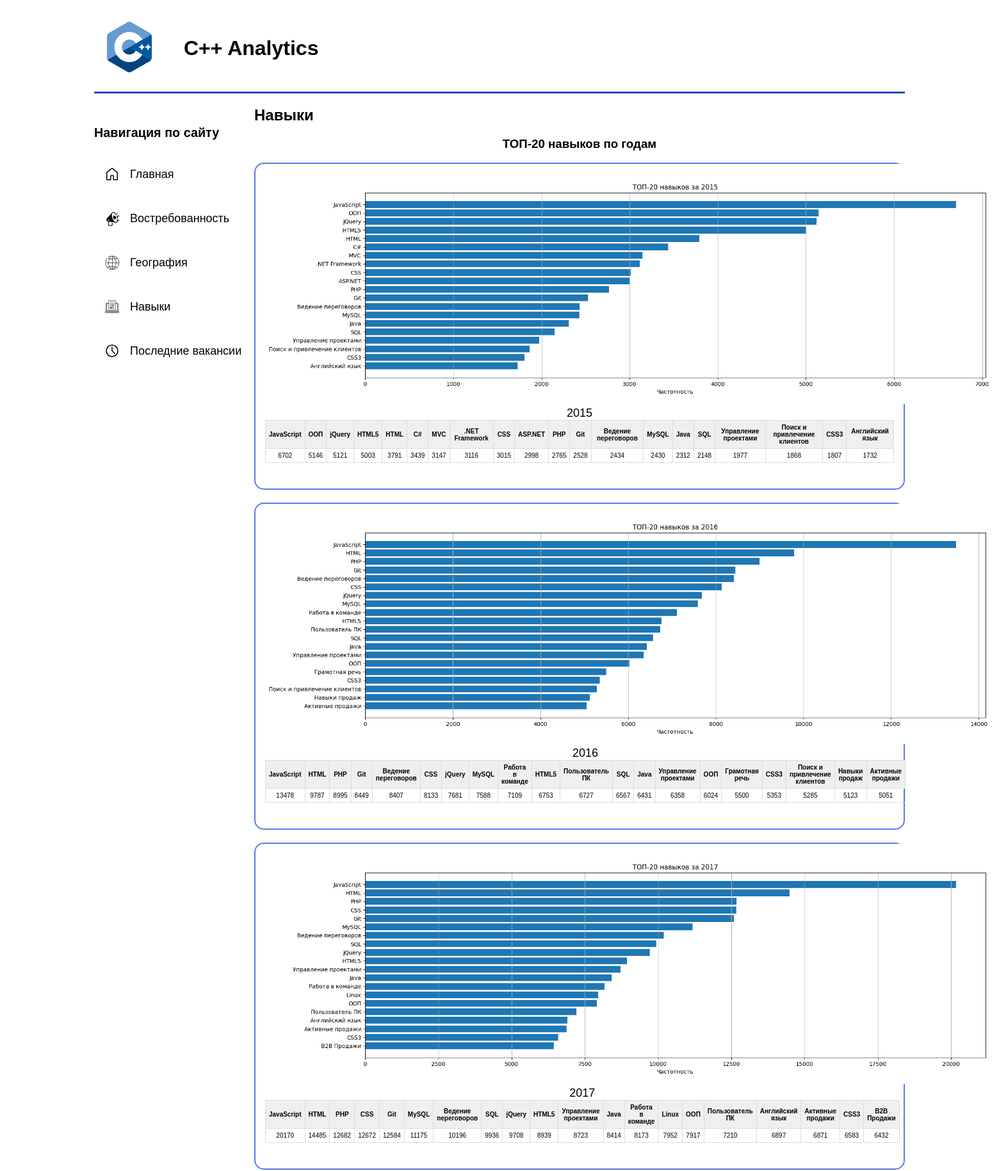
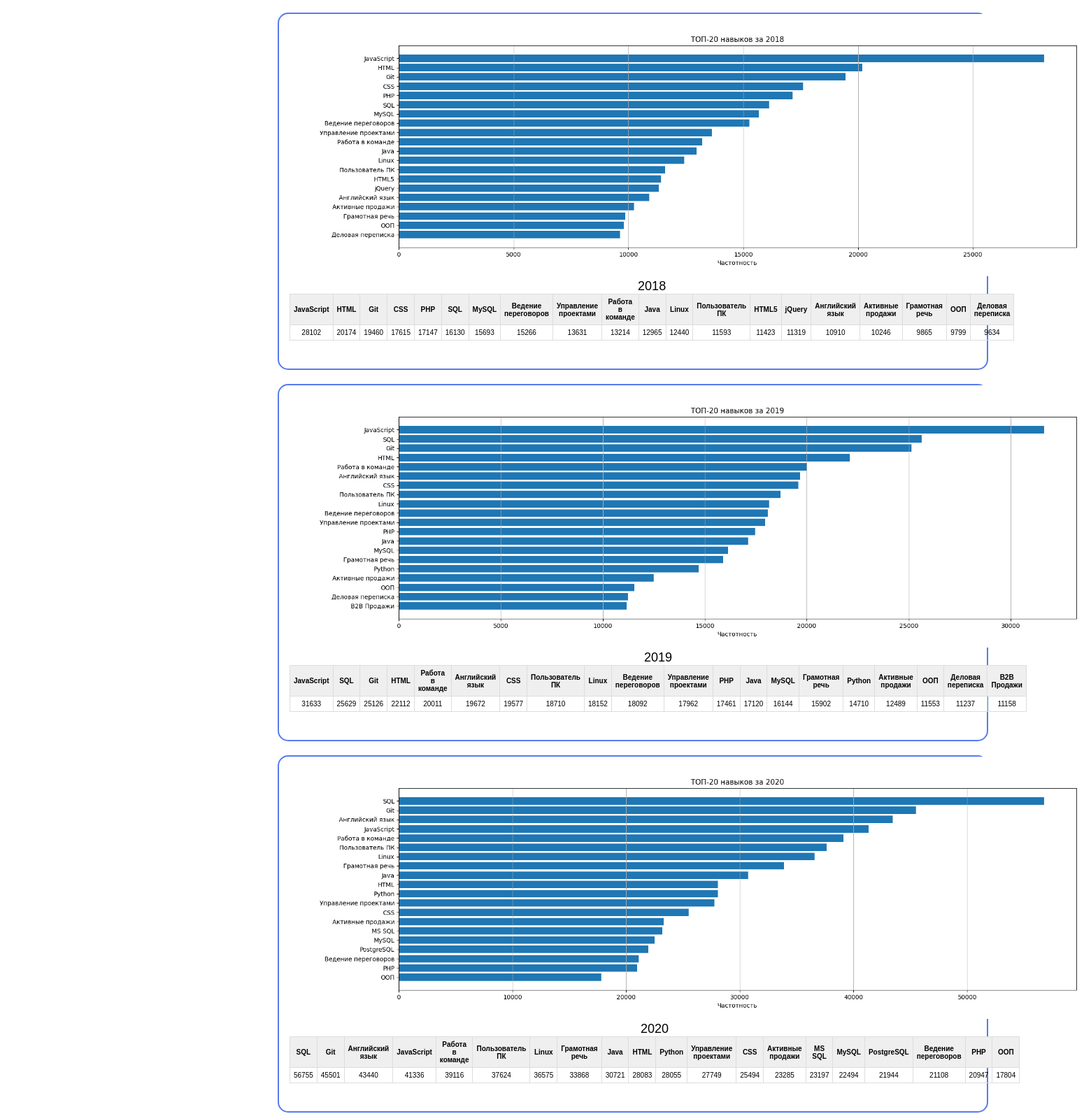
Screenshot of /skills/ (upper part) with the database file from the repository (2 pictures, top to bottom).
### analytics/models.py (models this page shows, shortened)
class SkillsContent(models.Model):
    title = models.CharField(max_length=50)
    load_dttm = models.DateTimeField(auto_now_add=True)

class SkillsYear(models.Model):
    title = models.CharField(max_length=20)
    content = models.JSONField(null=True)
    load_dttm = models.DateTimeField(auto_now_add=True)
    graphic = models.ImageField(upload_to="images/skills", null=True)
    skills_content = models.ForeignKey(SkillsContent, on_delete=models.CASCADE, null=True)

### analytics/views.py (the view)
# urls.py: path("skills/", views.skills, name="skills"),
def skills(request):
    all_skills = SkillsContent.objects.all()
    return render(request, "skills.html", {"all_skills": all_skills})

### analytics/templatetags/to_list.py (called while the page is built)
@register.filter
def to_list(value):
    return list(value)

### templates/skills.html (shortened to what this page needs)
<!DOCTYPE html>
{% load static %}
{% load to_list %}
<html lang="en">
<head>
    <link rel="stylesheet" href="{% static 'css/style.css' %}">
    <link rel="stylesheet" href="{% static 'css/skills.css' %}">
</head>
<body>
<header class="page-header">
    <p class="logo">
        <img src="{% static 'images/logo.svg' %}">
    </p>
    <h1>C++ Analytics</h1>
</header>
<main>
    <aside class="main-menu">
        <nav>
        <h3>Навигация по сайту</h3>
        <ul class="site-navigation">
            <li class="site-navigation-item">
                <img class="icon" src="{% static 'images/main.svg' %}" width="24" height="24">
                <a href="{% url 'main' %}">Главная</a>
            </li>
            <li class="site-navigation-item">
                <img class="icon" src="{% static 'images/demand.svg' %}" width="24" height="24">
                <a href="{% url 'demand' %}">Востребованность</a>
            </li>
            <li class="site-navigation-item">
                <img class="icon" src="{% static 'images/geography.svg' %}" width="24" height="24">
                <a href="{% url 'geography' %}">География</a>
            </li>
            <li class="site-navigation-item">
                <img class="icon" src="{% static 'images/skills.svg' %}" width="24" height="24">
                <a href="{% url 'skills' %}">Навыки</a>
            </li>
            <li class="site-navigation-item">
                <img class="icon" src="{% static 'images/latest_vacancies.svg' %}" width="24" height="24">
                <a href="{% url 'latest_vacancies' %}">Последние вакансии</a>
            </li>
        </ul>
    </nav>
    </aside>
    <section class="hero">
        <h2>Навыки</h2>
    </section>
    <article class="article">
        <div class="article-content">
            {% for skills in all_skills %}
                <h3>{{ skills.title }}</h3>
                {% for skills_year in skills.skillsyear_set.all %}
                    <div class="skills-year-content">
                        <img class="skills-year-img" src="{{ skills_year.graphic.url }}">
                        <table class="skills-year-table">
                            <caption>{{ skills_year.title }}</caption>
                            {% with skills_year.content.values|to_list as values %}
                                <tr>
                                    {% for skill in values.0.0 %}
                                        <th>{{ skill }}</th>
                                    {% endfor %}
                                </tr>
                                <tr>
                                    {% for freq in values.0.1 %}
                                        <td>{{ freq }}</td>
                                    {% endfor %}
                                </tr>
                            {% endwith %}
                        </table>
                    </div>
                {% endfor %}
            {% endfor %}
        </div>
    </article>
</main>
</body>
</html>

### analytics/static/css/style.css (style rules this page uses)
body { padding: 0; font-family: Arial, sans-serif; display: flex; flex-direction: column; min-height: 100vh; }
header { margin-left: 9%; margin-right: 9%; padding: 10px 20px; display: flex; align-items: center; border-bottom: solid #214BB2; }
.logo img { max-width: 70px; }
header h1 { margin-left: 50px; }
main { flex: 1; margin-left: 9%; margin-right: 9%; }
aside { margin-top: 30px; text-align: left; position: fixed; font-size: 18px; }
aside h3 { font-size: 1.1em; }
.site-navigation { list-style-type: none; padding: 0; }
.site-navigation-item { color: #000; padding: 16px; text-decoration: none; text-align: left; display: flex; }
.site-navigation-item a { display: block; color: #000; padding: 8px 16px; text-decoration: none; }
.icon { margin-top: 6px; }
.hero { margin-left: 250px; }
.article { margin-left: 250px; border-bottom: solid #214BB2; }

### analytics/static/css/skills.css (style rules this page uses)
.article-content { float: center; text-align: center; }
.skills-year-content { padding: 0px 15px 20px 15px; margin-bottom: 20px; border: 2px solid #587BEC; border-radius: 15px; }
.skills-year-table { width: 100%; margin-bottom: 20px; border: 1px solid #dddddd; border-collapse: collapse; }
caption { font-size: 18px; }
.skills-year-img { max-width: 1250px; }
.skills-year-table th { font-size: 10px; font-weight: bold; padding: 5px; background: #efefef; border: 1px solid #dddddd; }
.skills-year-table td { font-size: 10px; border: 1px solid #dddddd; padding: 5px; }

### rows the page displays
SkillsContent: title "ТОП-20 навыков по годам"
SkillsYear: graphic (picture), title "2015", 0 "JavaScript" "ООП" "jQuery" "HTML5" "HTML" "C#" "MVC" ".NET Framework" "CSS" "ASP.NET" "PHP" "Git" "Ведение переговоров" "MySQL" "Java" "SQL" "Управление проектами" "Поиск и привлечение клиентов" "CSS3" "Английский язык", 1 "6702" "5146" "5121" "5003" "3791" "3439" "3147" "3116" "3015" "2998" "2765" "2528" "2434" "2430" "2312" "2148" "1977" "1868" "1807" "1732"
SkillsYear: graphic (picture), title "2016", 0 "JavaScript" "HTML" "PHP" "Git" "Ведение переговоров" "CSS" "jQuery" "MySQL" "Работа в команде" "HTML5" "Пользователь ПК" "SQL" "Java" "Управление проектами" "ООП" "Грамотная речь" "CSS3" "Поиск и привлечение клиентов" "Навыки продаж" "Активные продажи", 1 "13478" "9787" "8995" "8449" "8407" "8133" "7681" "7588" "7109" "6753" "6727" "6567" "6431" "6358" "6024" "5500" "5353" "5285" "5123" "5051"
SkillsYear: graphic (picture), title "2017", 0 "JavaScript" "HTML" "PHP" "CSS" "Git" "MySQL" "Ведение переговоров" "SQL" "jQuery" "HTML5" "Управление проектами" "Java" "Работа в команде" "Linux" "ООП" "Пользователь ПК" "Английский язык" "Активные продажи" "CSS3" "B2B Продажи", 1 "20170" "14485" "12682" "12672" "12584" "11175" "10196" "9936" "9708" "8939" "8723" "8414" "8173" "7952" "7917" "7210" "6897" "6871" "6583" "6432"
SkillsYear: graphic (picture), title "2018", 0 "JavaScript" "HTML" "Git" "CSS" "PHP" "SQL" "MySQL" "Ведение переговоров" "Управление проектами" "Работа в команде" "Java" "Linux" "Пользователь ПК" "HTML5" "jQuery" "Английский язык" "Активные продажи" "Грамотная речь" "ООП" "Деловая переписка", 1 "28102" "20174" "19460" "17615" "17147" "16130" "15693" "15266" "13631" "13214" "12965" "12440" "11593" "11423" "11319" "10910" "10246" "9865" "9799" "9634"
SkillsYear: graphic (picture), title "2019", 0 "JavaScript" "SQL" "Git" "HTML" "Работа в команде" "Английский язык" "CSS" "Пользователь ПК" "Linux" "Ведение переговоров" "Управление проектами" "PHP" "Java" "MySQL" "Грамотная речь" "Python" "Активные продажи" "ООП" "Деловая переписка" "B2B Продажи", 1 "31633" "25629" "25126" "22112" "20011" "19672" "19577" "18710" "18152" "18092" "17962" "17461" "17120" "16144" "15902" "14710" "12489" "11553" "11237" "11158"
SkillsYear: graphic (picture), title "2020", 0 "SQL" "Git" "Английский язык" "JavaScript" "Работа в команде" "Пользователь ПК" "Linux" "Грамотная речь" "Java" "HTML" "Python" "Управление проектами" "CSS" "Активные продажи" "MS SQL" "MySQL" "PostgreSQL" "Ведение переговоров" "PHP" "ООП", 1 "56755" "45501" "43440" "41336" "39116" "37624" "36575" "33868" "30721" "28083" "28055" "27749" "25494" "23285" "23197" "22494" "21944" "21108" "20947" "17804"
